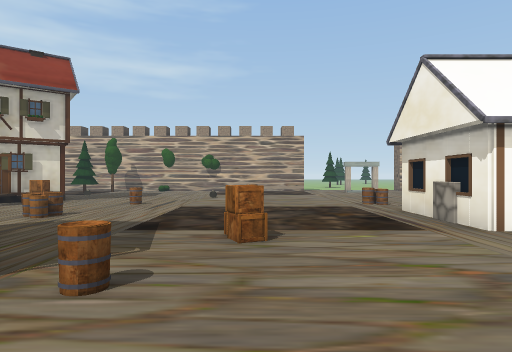
view 1 (above)

24 first-person views from a walk through a scene from a Unity 3-D project. The camera is 1.4 m above the floor, looks level and sees 75° across. The floor is counted in squares, 2 m on a side. Each view is taken from the middle of a square. On the plan, view 1 faces up. The plan holds only what a view shows up to about 10 squares ahead; the rest is blank. The place goes on beyond the plan. Some animated figures are not drawn. Door leaves are left out, so doorways stand open.

view 2
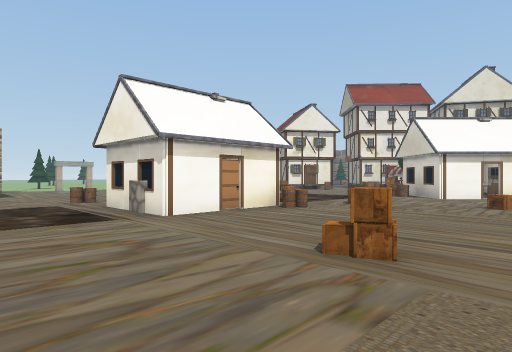

view 3
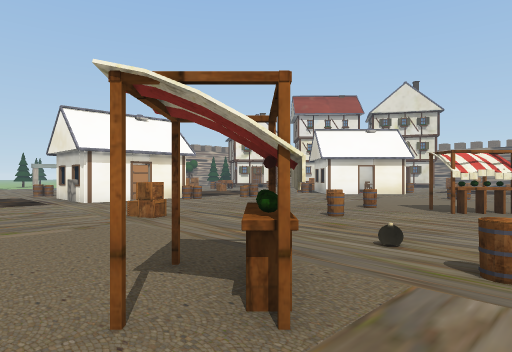

view 4
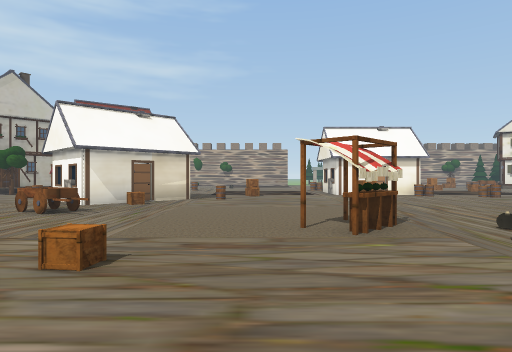

view 5
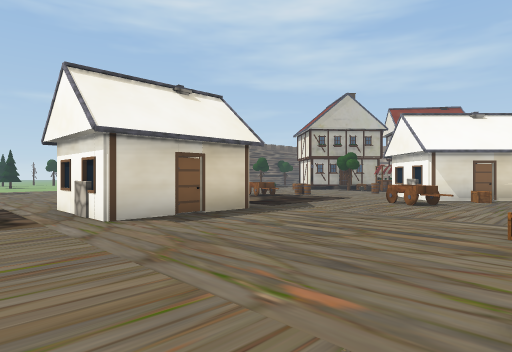

view 6
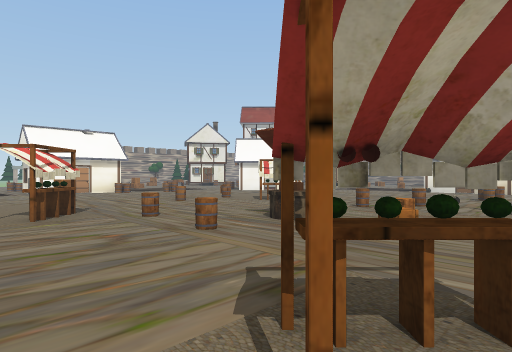

view 7
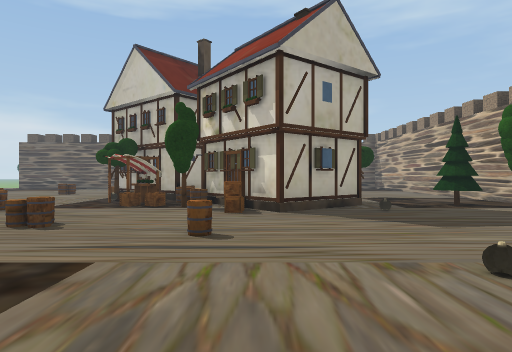

view 8
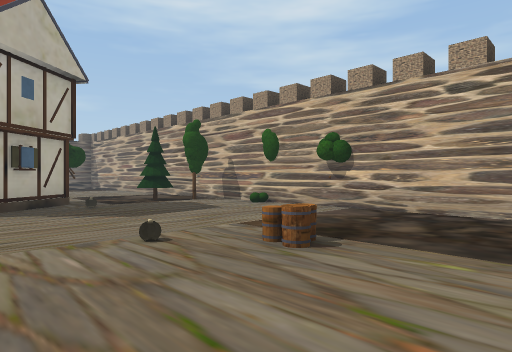

view 9
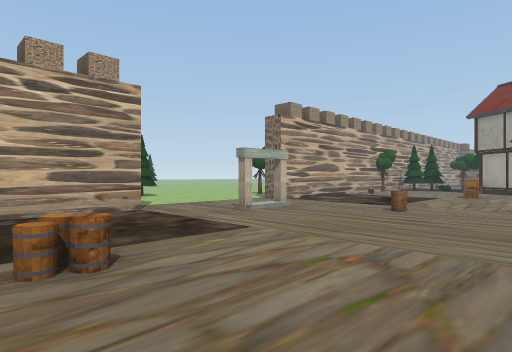

view 10
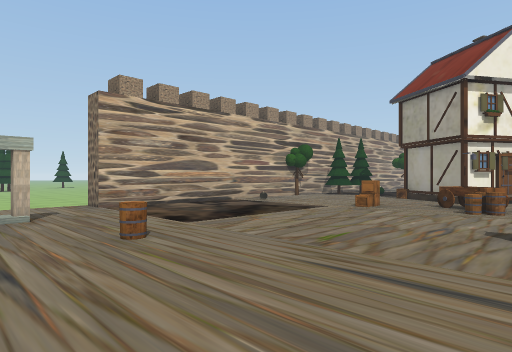

view 11
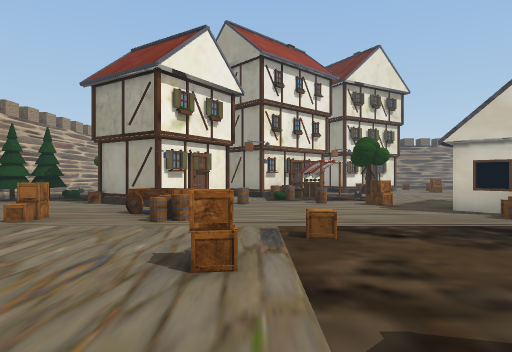

view 12
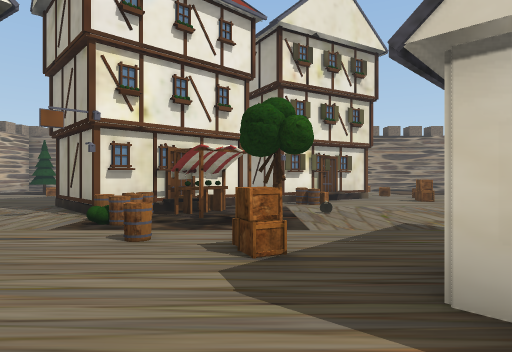

view 13
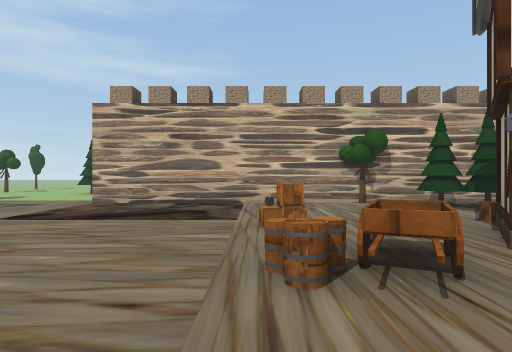

view 14
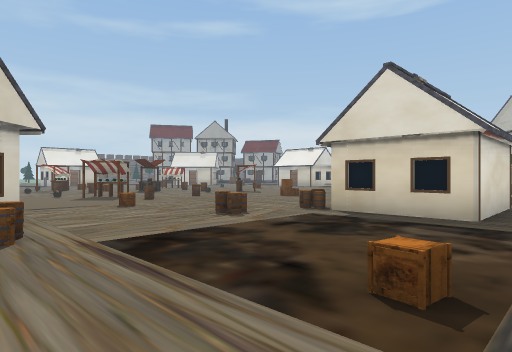

view 15
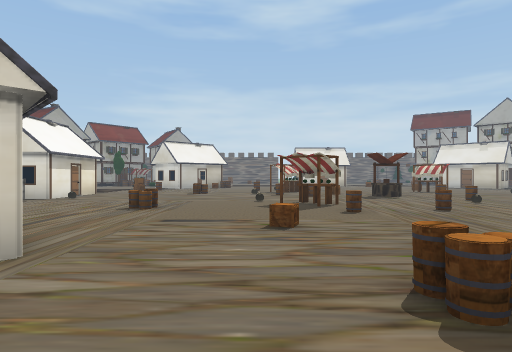

view 16
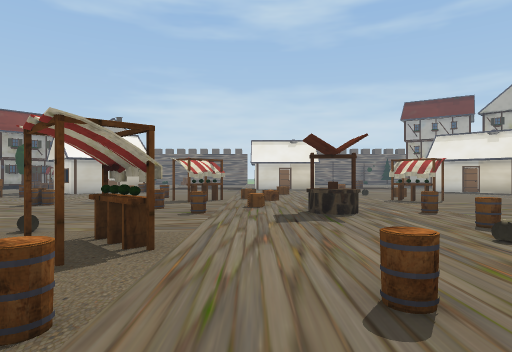

view 17
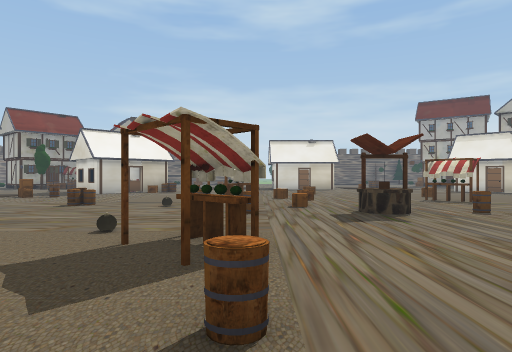

view 18
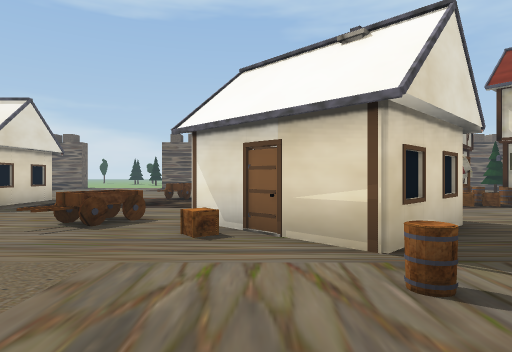

view 19
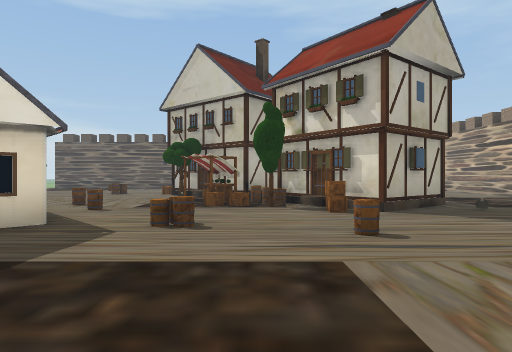

view 20
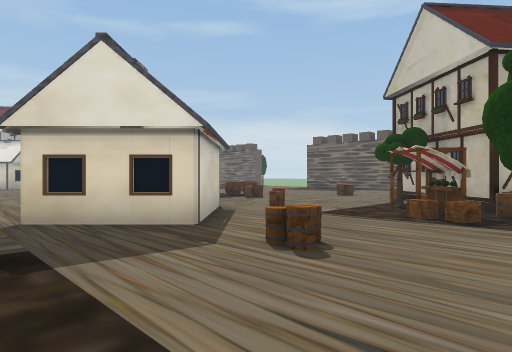

view 21
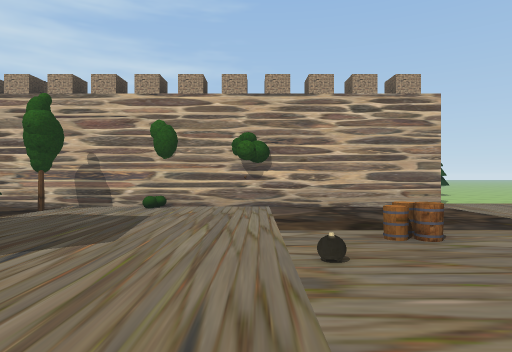

view 22
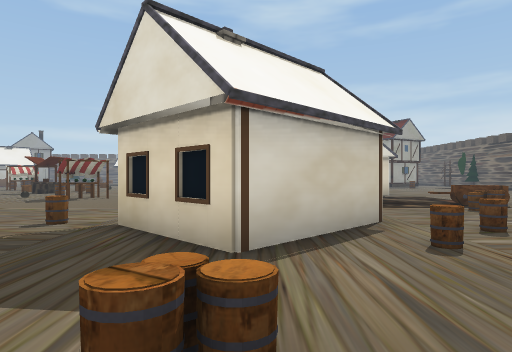

view 23
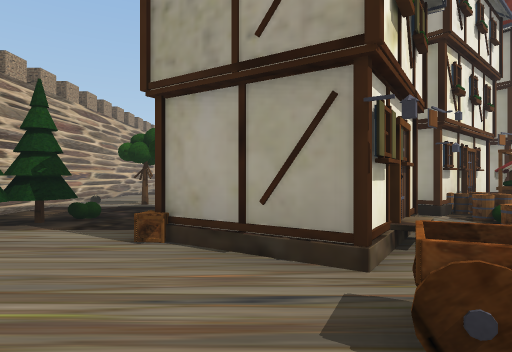

view 24
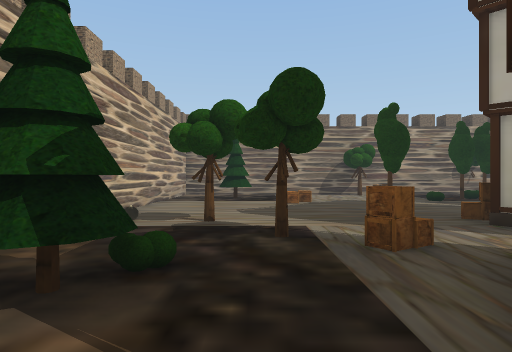

### Floor plan
Key: @ floor where view 1 was taken; # wall or solid block; x gap in a wall; . floor; / step, stairs or slope; D open door; = window, fence, low wall or low ledge; ^ raised ledge; O other object.
Columns run from 9 left of view 1 to 24 right of it. Each row starts with its distance up from view 1.
 17             .....
 16 #####O#O####....#######O##########
 15 ...O....................OO........
 14 ..O..........OO..........O..O....
 13 ...........................O.....
 12 ...#.....=.....=....=..###=.....^
 11  OO.....#..............O OO.......
 10 O  O.................^xO O ....O..
  9 O OO................==..OO.O#....
  8  OO...=.....=.....=....=..O    ...
  7  OOO........####...=.....OOO    .O
  6 O#O..=......#  #........=##OOO
  5 O#..........#  #.......=.O#.
  4 ...=.....#..####....=.......=O
  3 ..=####..........=...## ....=/O
  2 ...####..............##  .....O
  1 ....###..............D#    ....
  0 =....#=..@..#....==...       =.
 -1 ^...=^..........O......
 -2 =....^=.......O.....==..
 -3 ..........##....##.......
 -4  .........#......#.......
 -5 ####....O...O...........##
 -6    #........O##.O.....
 -7    #.........##..O....
 -8 ####.........O.O....=..
 -9 ..........##....##......
-10     .......x... #. .. ..

Positions as (right, up) in squares from view 1, and headings:
1: (0, 0), facing up
2: (0, -1), facing up-right
3: (0, -5), facing up-right
4: (0, -8), facing up
5: (-1, -10), facing up-left
6: (0, -10), facing up-right
7: (1, 9), facing left
8: (2, 9), facing up-left
9: (-1, 9), facing up-right
10: (4, 8), facing up-right
11: (6, 8), facing right
12: (11, 5), facing right
13: (11, 7), facing up
14: (12, 8), facing down-left
15: (9, 5), facing down
16: (6, 0), facing down
17: (7, 0), facing down
18: (1, 1), facing left
19: (1, 7), facing left
20: (-1, 8), facing down-left
21: (-2, 8), facing up
22: (-4, 7), facing down
23: (11, 11), facing right
24: (14, 13), facing right
